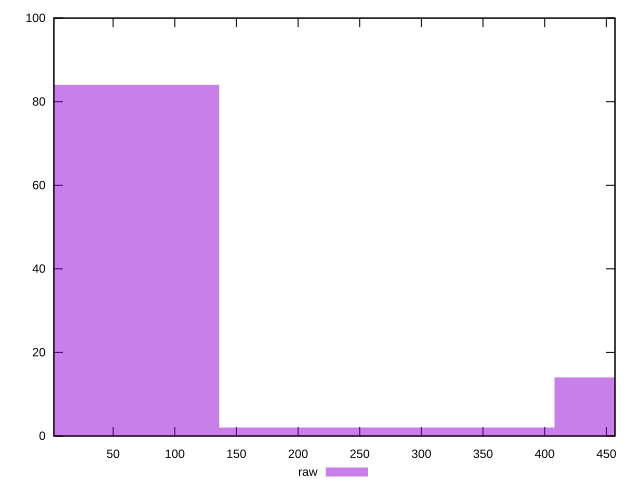

Source code (gnuplot):
reset

$raw <<EOF
0 84
543.9566589637068 14
271.9783294818534 2
EOF

set key outside below
set boxwidth 271.9783294818534
set xrange [2:457]
set yrange [0:100]
set style fill transparent solid 0.5 noborder
set terminal svg size 640, 490 enhanced background rgb 'white'
set output "report_00007_2020-12-11T15:55:29.892Z/render-blocking-resources/samples/pages+cached+noexternal+nofonts+nosvg+noimg/raw/histogram.svg"

plot $raw title "raw" with boxes

reset
